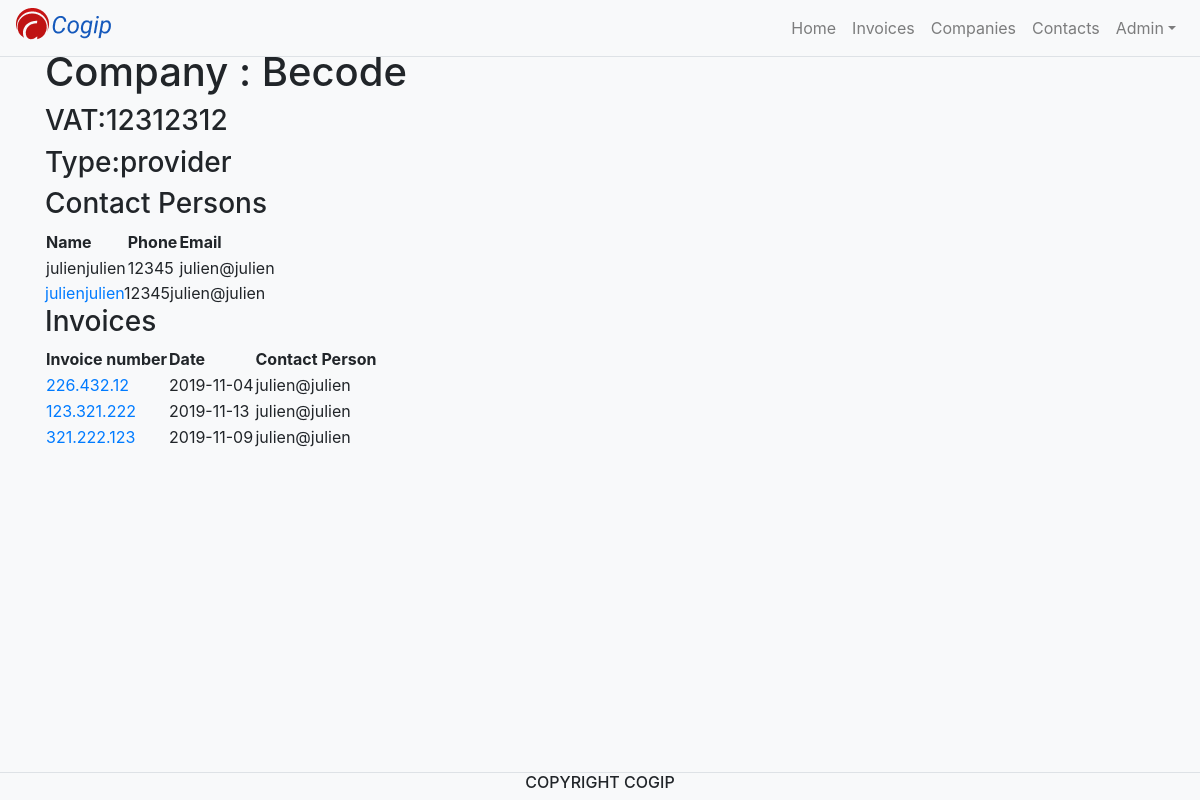
Screenshot of /?id=1&value=companies with the database file from the repository.
### tables this page shows
CREATE TABLE `companies` (
  `id` int(11) NOT NULL,
  `name` varchar(60) NOT NULL,
  `country` varchar(60) NOT NULL,
  `VAT` varchar(80) NOT NULL,
  `id_type_companies` int(5) NOT NULL
);

CREATE TABLE `type` (
  `id` int(11) NOT NULL,
  `type_companies` varchar(8) NOT NULL
);

CREATE TABLE `contacts` (
  `id` int(11) NOT NULL,
  `first_name` varchar(60) NOT NULL,
  `last_name` varchar(60) NOT NULL,
  `email` varchar(80) NOT NULL,
  `phone` int(60) NOT NULL,
  `id_companies` int(20) NOT NULL
);

CREATE TABLE `invoices` (
  `id` int(11) NOT NULL,
  `date` date NOT NULL,
  `number` varchar(40) NOT NULL,
  `id_companies` int(5) NOT NULL,
  `id_contacts` int(5) NOT NULL
);

### controller/controller.php (called while the page is built, shortened)
<?php
require 'model/model.php';
function displayCompanyDetail($id){
    $req = queryDetailsCompany($id);
    $request = queryDetailsContact($id);
	$requestDetailClient = queryDetailsInvoiceForCompany($id);
	$requestDetailContact = queryDetailsContactForCompany($id);
    include 'view/companyDetailsView.php';
}
?>

### model/model.php (called while the page is built, shortened)
<?php
function dbConnect()
{
    try{
        $db = new PDO ('mysql:host=database;dbname=Cogip','root','root');
        return $db;
    }
    catch(Exeption $e)
    {
        die('Erreur: '.$e->getMessage());
    }
}
function queryDetailsCompany($id){
    $db = dbConnect();
    $req = $db -> prepare("SELECT companies.id AS comp_id , name, VAT, type_companies
                        FROM companies
                        INNER JOIN type ON companies.id_type_companies = type.id
                        WHERE companies.id=$id");
    $req -> execute();
    return $req;
}
function queryDetailsInvoiceForCompany($id){
    $db = dbConnect();
    $requestInv = $db -> prepare("SELECT invoices.id AS inv_id, number AS n, date AS d, email AS e
                                FROM invoices
                                INNER JOIN companies ON invoices.id_companies = companies.id
                                INNER JOIN contacts ON invoices.id_contacts = contacts.id
                                WHERE companies.id=$id");
    $requestInv -> execute();
    return $requestInv;
}
function queryDetailsContactForCompany($id){
    $db = dbConnect();
    $requestContact = $db -> prepare("SELECT first_name, last_name, contacts.phone AS ph, email
                                    FROM contacts
                                    INNER JOIN companies ON id_companies = companies.id
                                    WHERE companies.id=$id");
    $requestContact -> execute();
    return $requestContact;
}
function queryDetailsContact($id){
    $db = dbConnect();
    $req = $db -> prepare("SELECT contacts.id AS cont_id, first_name, last_name, phone, email
                        FROM contacts
                        INNER JOIN companies
                        ON contacts.id_companies = companies.id
                        WHERE companies.id=$id");
    $req -> execute();
    return $req;
}
?>

### view/companyDetailsView.php (the view, shortened to what this page needs)
<?php
$company = $req -> fetch(PDO::FETCH_ASSOC);
$name = $company['name'];
$VAT = $company['VAT'];
$type = $company['type_companies'];
?>
<h1>Company : <?php echo $name?></h1>
<h3>VAT:<?php echo $VAT ?></h3>
<h3>Type:<?php echo $type?></h3>
<h3>Contact Persons</h3>
<table>
<tr>
    <th>Name</th>
    <th>Phone</th>
    <th>Email</th>
</tr>
<?php
$copyDetailContact = $requestDetailContact -> fetchAll(PDO::FETCH_ASSOC);
foreach($copyDetailContact as $key){
    $firstname = $key['first_name'];
    $lastname = $key['last_name'];
    $phone = $key['ph'];
    $email = $key['email'];
    echo '<tr><td>'. $firstname . $lastname . '</td><td>' . $phone . '</td><td>' . $email . '</td></tr>' ;
}
?>
</table>
<?php
$contact = $request -> fetchAll(PDO::FETCH_ASSOC);
foreach ($contact as $key){
    $url = $key['cont_id'];
    $lastname = $key['last_name'];
    $firstname = $key['first_name'];
    $phone = $key['phone'];
    $email = $key['email'];
    $valueoptions = "contacts";
echo <<<EOF
<tr><td><a href="?id=$url&value=$valueoptions">$firstname$lastname</a></td><td>$phone</td><td>$email</td></tr>
EOF;
}
?>
<h3>Invoices</h3>
<table>
<tr>
    <th>Invoice number</th>
    <th>Date</th>
    <th>Contact Person</th>
</tr>
<?php
$invoice = $requestDetailClient -> fetchAll(PDO::FETCH_ASSOC);
foreach($invoice as $key){
    $url = $key['inv_id'];
    $numberinv = $key['n'];
    $dateinv = $key['d'];
    $contactinv = $key['e'];
    $valueoptions = "invoices";
echo <<<EOF
<tr><td><a href="?id=$url&value=$valueoptions">$numberinv</td><td>$dateinv</td><td>$contactinv</td></tr>
EOF;
}
?>
</table>

### rows the page displays
companies: name "Becode", VAT "12312312", id_type_companies.type_companies "provider"
contacts: first_name "julien", last_name "julien", phone "12345", email "julien@julien"
invoices: number "226.432.12", date "2019-11-04", id_contacts.email "julien@julien"
invoices: number "123.321.222", date "2019-11-13", id_contacts.email "julien@julien"
invoices: number "321.222.123", date "2019-11-09", id_contacts.email "julien@julien"
